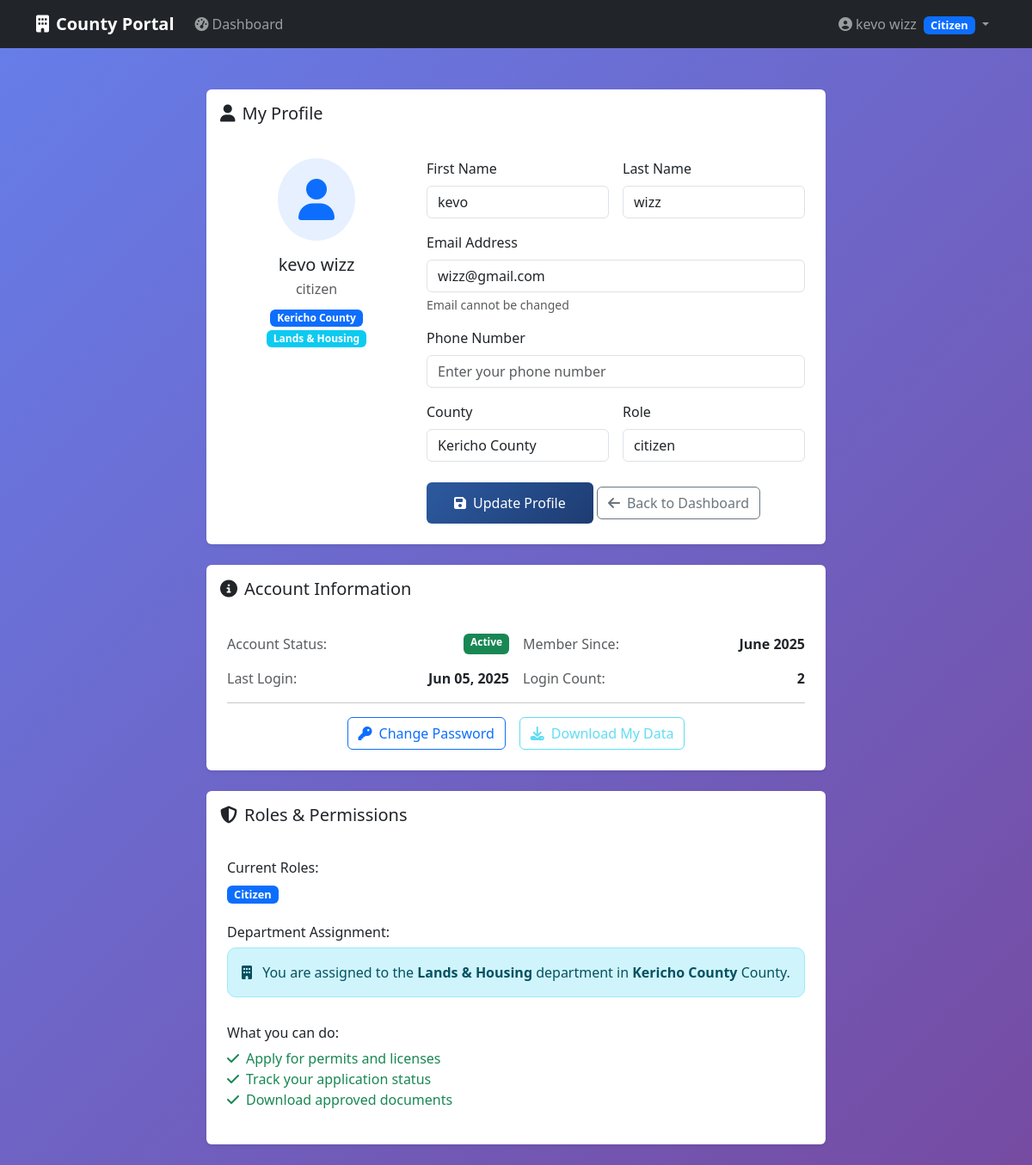
The page /auth/profile (signed in) on the database as committed earlier.
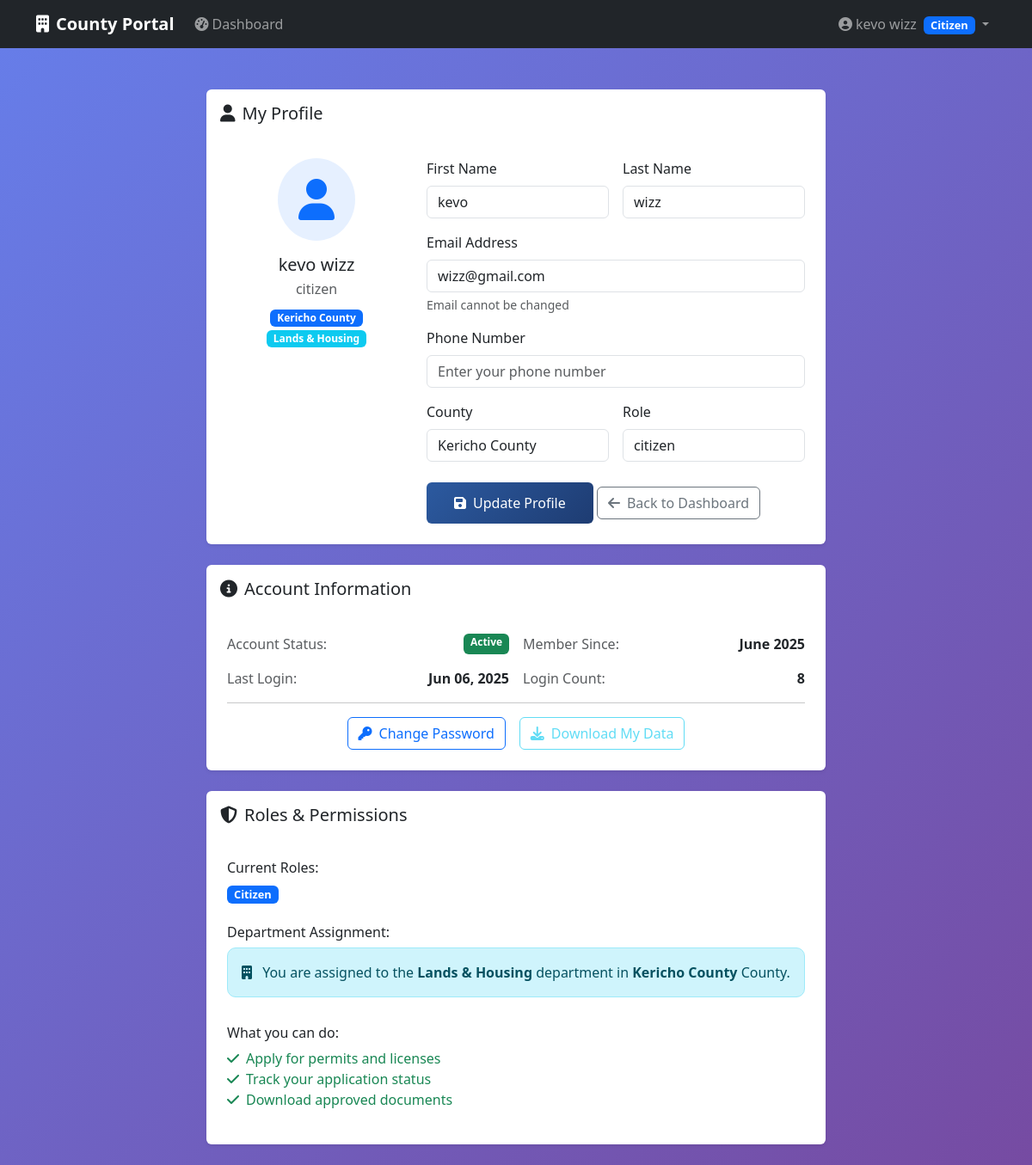
The same page on the database as committed later.
### app/models/user.py (models this page shows, shortened)
class User(db.Model,UserMixin):
    __tablename__ = 'users'
    id = db.Column(db.Integer, primary_key=True)
    email = db.Column(db.String(120), unique=True, nullable=False)
    password = db.Column(db.String(128), nullable=False)
    first_name = db.Column(db.String(50))
    last_name = db.Column(db.String(50))
    phone = db.Column(db.String(20))
    active = db.Column(db.Boolean(), default=True)
    confirmed_at = db.Column(db.DateTime())
    created_at = db.Column(db.DateTime(), nullable=False, default=db.func.current_timestamp())
    fs_uniquifier = db.Column(db.String(64), unique=True, nullable=True, default=lambda: str(uuid.uuid4()))
    county_id = db.Column(db.Integer,db.ForeignKey('counties.id'))
    department_id = db.Column(db.Integer,db.ForeignKey('departments.id'))
    last_login_at = db.Column(db.DateTime())
    current_login_at = db.Column(db.DateTime())
    last_login_ip = db.Column(db.String(45))
    current_login_ip = db.Column(db.String(45))
    login_count = db.Column(db.Integer, default=0)
    roles = db.relationship('Role', secondary=roles_users, backref=db.backref('users', lazy='dynamic'))
    def full_name(self):
        if self.first_name and self.last_name:
            return f"{self.first_name} {self.last_name}"
        return self.email.split('@')[0]
    def has_role(self, role_name):
        return any(role.name == role_name for role in self.roles)
    def get_primary_role(self):
        if self.roles:
            citizen_role = next((role for role in self.roles if role.name == 'citizen'), None)
            if citizen_role:
                return citizen_role.name
            return self.roles[0].name
        return 'No Role'

### app/auth/routes.py (the view)
@auth_bp.route('/profile')
@login_required
def profile():
    return render_template('auth/profile.html', user=current_user)

### app/templates/auth/profile.html (shortened to what the changed rows need)
{% extends "base.html" %}
{% block content %}
<div class="container py-4">
    <div class="row justify-content-center">
        <div class="col-lg-8">
            <div class="card border-0 shadow-sm mb-4">
                <div class="card-body p-4">
                    <div class="row">
                        <div class="col-md-4 text-center mb-4">
                            <div class="bg-primary bg-opacity-10 rounded-circle d-inline-flex p-4 mb-3">
                                <i class="fas fa-user fa-3x text-primary"></i>
                            </div>
                            <h5 class="mb-1">{{ user.full_name() or 'Name not set' }}</h5>
                            <p class="text-muted mb-2">{{ user.get_primary_role() }}</p>
                            {% if user.county %}
                                <span class="badge bg-primary">{{ user.county.name }}</span>
                            {% endif %}
                            {% if user.department %}
                                <span class="badge bg-info">{{ user.department.name }}</span>
                            {% endif %}
                        </div>
                        <div class="col-md-8">
                            <form method="POST" action="{{ url_for('auth_bp.profile') }}">
                                <div class="row g-3">
                                    <div class="col-md-6">
                                        <label for="first_name" class="form-label">First Name</label>
                                        <input type="text" class="form-control" id="first_name"
                                               name="first_name" value="{{ user.first_name or '' }}">
                                    </div>
                                    <div class="col-md-6">
                                        <label for="last_name" class="form-label">Last Name</label>
                                        <input type="text" class="form-control" id="last_name"
                                               name="last_name" value="{{ user.last_name or '' }}">
                                    </div>
                                    <div class="col-12">
                                        <label for="email" class="form-label">Email Address</label>
                                        <input type="email" class="form-control" id="email"
                                               value="{{ user.email }}" readonly>
                                        <div class="form-text">Email cannot be changed</div>
                                    </div>
                                </div>
                            </form>
                        </div>
                    </div>
                </div>
            </div>
            <div class="card border-0 shadow-sm mt-4">
                <div class="card-body p-4">
                    <div class="row g-3">
                        <div class="col-md-6">
                            <div class="d-flex justify-content-between">
                                <span class="text-muted">Account Status:</span>
                                <span class="badge bg-{{ 'success' if user.active else 'danger' }}">
                                    {{ 'Active' if user.active else 'Inactive' }}
                                </span>
                            </div>
                        </div>
                        <div class="col-md-6">
                            <div class="d-flex justify-content-between">
                                <span class="text-muted">Member Since:</span>
                                <strong>{{ user.created_at.strftime('%B %Y') if user.created_at else 'Unknown' }}</strong>
                            </div>
                        </div>
                        <div class="col-md-6">
                            <div class="d-flex justify-content-between">
                                <span class="text-muted">Last Login:</span>
                                <strong>{{ user.last_login_at.strftime('%b %d, %Y') if user.last_login_at else 'Never' }}</strong>
                            </div>
                        </div>
                        <div class="col-md-6">
                            <div class="d-flex justify-content-between">
                                <span class="text-muted">Login Count:</span>
                                <strong>{{ user.login_count or 0 }}</strong>
                            </div>
                        </div>
                    </div>
                </div>
            </div>
        </div>
    </div>
</div>
{% endblock %}

### app/templates/base.html (shortened to what this page needs)
<!DOCTYPE html>
<html lang="en">
<head>
    <link href="https://cdn.jsdelivr.net/npm/bootstrap@5.3.2/dist/css/bootstrap.min.css" rel="stylesheet">
    <link href="https://cdnjs.cloudflare.com/ajax/libs/font-awesome/6.4.0/css/all.min.css" rel="stylesheet">
</head>
<body>
    <nav class="navbar navbar-expand-lg navbar-dark bg-dark">
        <div class="container">
            <a class="navbar-brand" href="{{ url_for('main_bp.index') }}">
                <i class="fas fa-building me-2"></i>County Portal
            </a>
            {% if current_user.is_authenticated %}
            <div class="collapse navbar-collapse" id="navbarNav">
                <ul class="navbar-nav me-auto">
                    <li class="nav-item">
                        <a class="nav-link" href="{{ url_for('main_bp.dashboard') }}">
                            <i class="fas fa-tachometer-alt me-1"></i>Dashboard
                        </a>
                    </li>
                </ul>
                <ul class="navbar-nav">
                    <li class="nav-item dropdown">
                        <a class="nav-link dropdown-toggle" href="#" id="userDropdown" role="button" data-bs-toggle="dropdown">
                            <i class="fas fa-user-circle me-1"></i>{{ current_user.full_name() }}
                            {% for role in current_user.roles %}
                            <span class="badge bg-primary role-badge ms-1">{{ role.name.replace('_', ' ').title() }}</span>
                            {% endfor %}
                        </a>
                    </li>
                </ul>
            </div>
            {% else %}
            <div class="d-flex">
                <a href="{{ url_for('security.login') }}" class="btn btn-outline-light me-2">Login</a>
                <a href="{{ url_for('security.register') }}" class="btn btn-primary">Register</a>
            </div>
            {% endif %}
        </div>
    </nav>
    <main class="container mt-4">
        {% block content %}{% endblock %}
    </main>
</body>
</html>

Rows that differ between the two databases and show on the page:
changed User "kevo wizz": last_login_at "Jun 05, 2025" → "Jun 06, 2025"; login_count "2" → "8"
